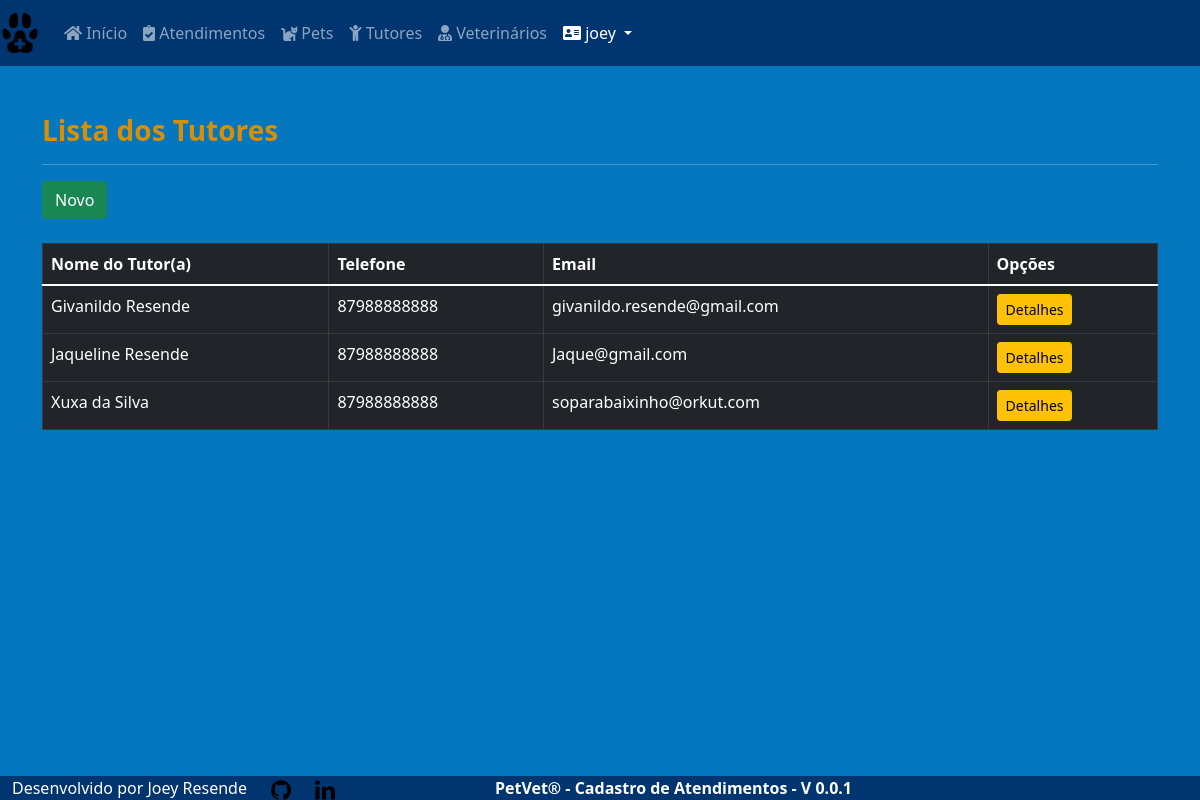
The app's page /core/tutors/ (signed in), older data.
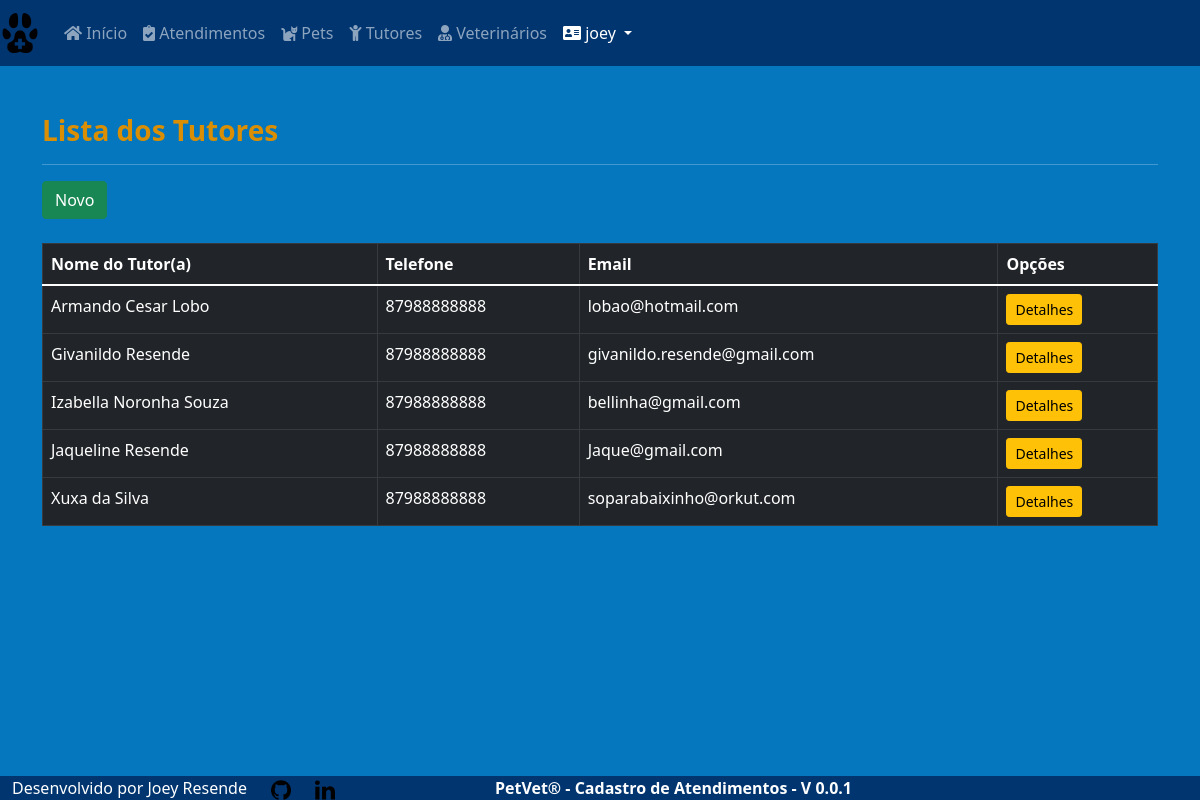
The same page, newer data.
### core/models.py (models this page shows, shortened)
class Tutor(models.Model):
    tutor_name = models.CharField(
        max_length=30, verbose_name='Nome do Tutor')
    cpf = CPFField('cpf')
    phone = PhoneField(verbose_name='Telefone')
    email = models.EmailField(max_length=254, verbose_name='Email')
    cep = models.IntegerField(help_text='Cep')
    street = models.CharField(max_length=40, verbose_name='Rua')
    number = models.IntegerField(verbose_name='Numero')
    district = models.CharField(max_length=40, verbose_name='Bairro')
    city = models.CharField(
        max_length=40, default='Petrolina', verbose_name='Cidade')
    state = models.CharField(
        max_length=40, default='Pernambuco', verbose_name='Estado')
    class Meta:
        ordering = ['tutor_name']

### core/views.py (the view)
# urls.py: path('tutors/', TutorList.as_view(), name='tutors'),
class TutorList(LoginRequiredMixin, ListView):
    login_url = reverse_lazy('login')
    model = Tutor
    template_name = 'core/tutor_list.html'

### core/templates/core/tutor_list.html (shortened to what this page needs)
{% extends 'core/base_model.html' %}
{% load static %}
{% block content %}
<h3><strong>Lista dos Tutores</strong></h3>
<hr>
<a href="{% url 'tutor_new' %}" class="btn btn-success btn">Novo</a><br><br>
<div class="table-responsive">
  <table class="table table-bordered table-hover table-dark">
    <thead class="thead-dark">
      <tr>
        <th>Nome do Tutor(a)</th>
        <th>Telefone</th>
        <th>Email</th>
        <th>Opções</th>
      </tr>
    </thead>
      {% for each in object_list %}
      <tr>
        <td>{{ each.tutor_name }}</td>
        <td>{{ each.phone }}</td>
        <td>{{ each.email }}</td>
        <td>
          <a href="{% url 'tutor_detail' each.pk %}" class="btn btn-warning btn-sm">Detalhes</a>
        </td>
      </tr>
      {% empty %}
      <tr>
        <td colspan="4">Nenhum Tutor cadastrado.</td>
      </tr>
      {% endfor %}
  </table>
</div>
{% endblock %}

Row changes from the older to the newer data that the page shows:
added Tutor: tutor_name "Armando Cesar Lobo", phone "87988888888", email "lobao@hotmail.com"
added Tutor: tutor_name "Izabella Noronha Souza", phone "87988888888", email "bellinha@gmail.com"
